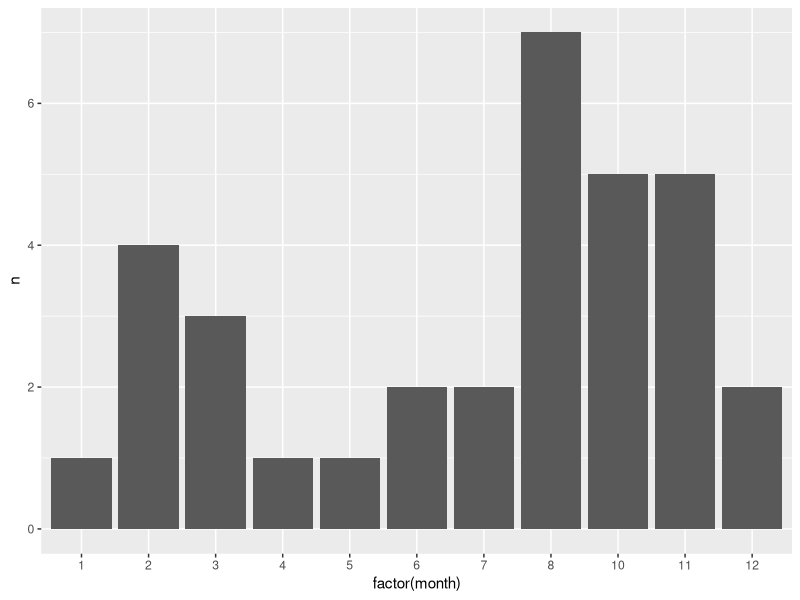
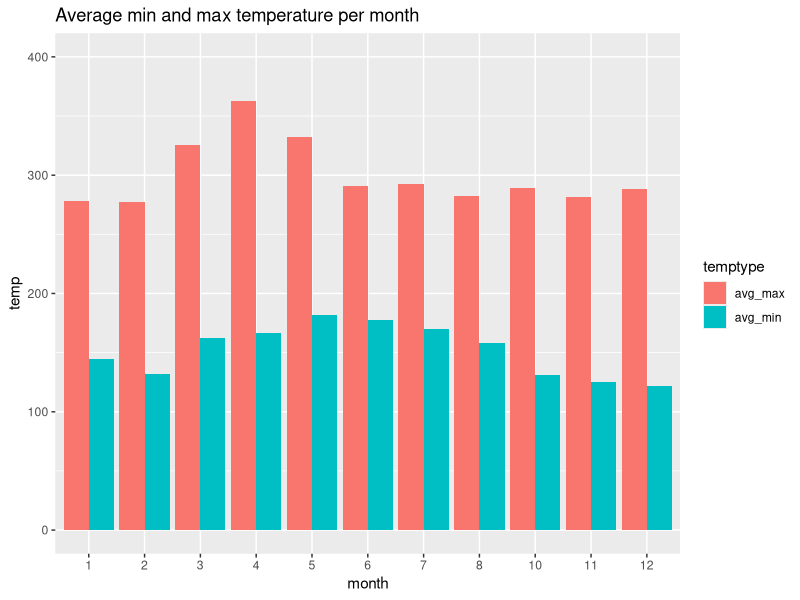
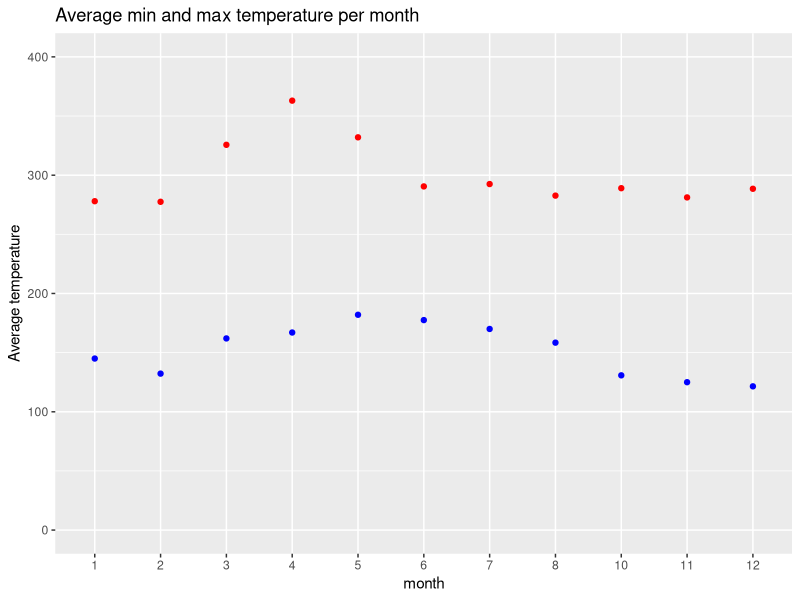
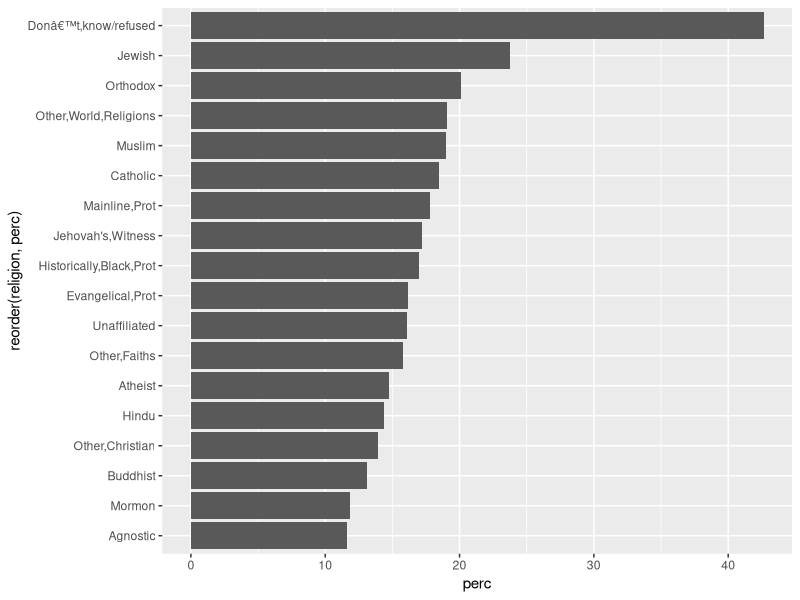
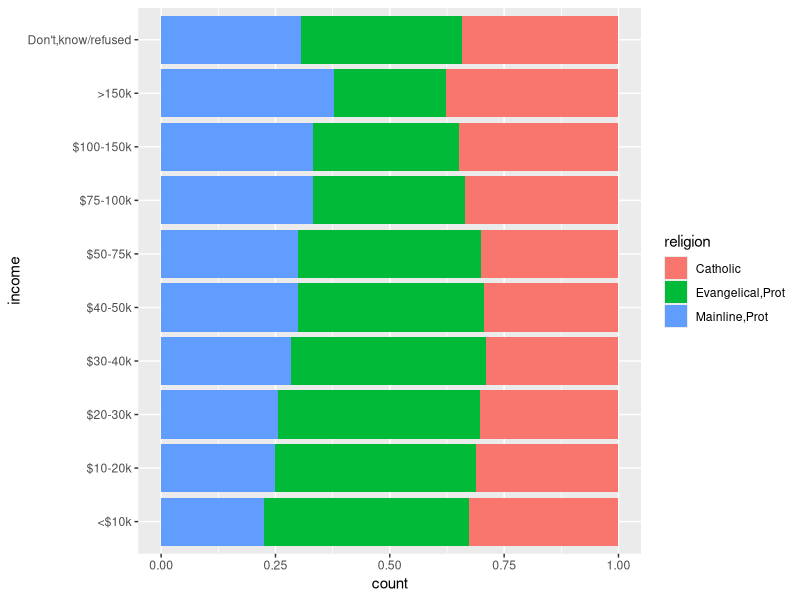

Write the R code that produced these figures, in order.
## ---- chunk 1
library(tidyverse)
## ---- chunk 2
weather <- read_csv(
  "../../datasets/weather.csv",
  col_types = list(
    .default = col_integer(),
    id = col_character(),
    element = col_character()
  )
)
pew <- read_csv(
  "../../datasets/pew.csv",
  col_types = list(
    .default = col_double(),
    religion = col_character()
  )
)
## ---- chunk 3
weather_tidy <- weather %>%
  gather("day", "temperature", d1:d31, na.rm = TRUE) %>%
  spread("element", "temperature") %>%
  separate(day, c("d", "day"), sep = 1) %>%
  select(-d, -id) %>%
  mutate(day = as.numeric(day))
## ---- chunk 4
pew_tidy <- pew %>%
  gather("income", "count", 2:11)
## ---- chunk 5
weather_tidy %>%
  count(month) %>%
  ggplot() +
  geom_bar(aes(factor(month), n), stat = "identity")
## ---- chunk 6
weather_tidy %>%
  group_by(month) %>%
  summarise(avg_min = mean(TMIN),
            avg_max = mean(TMAX)) %>%
  gather("temptype", "temp", 2:3) %>%
  ggplot() +
  geom_bar(
    aes(x=factor(month), y=temp, fill=temptype), 
    position="dodge", stat="identity"
  ) +
  ylim(0, 400) +
  labs(title = "Average min and max temperature per month", x = "month")

weather_tidy %>%
  group_by(month) %>%
  summarise(avg_min = mean(TMIN),
            avg_max = mean(TMAX)) %>%
  ggplot() +
  geom_point(aes(factor(month), avg_min), stat = "identity", color = "blue") +
  geom_point(aes(factor(month), avg_max), stat = "identity", color = "red") +
  ylim(0, 400) +
  labs(title = "Average min and max temperature per month", 
       x = "month", y = "Average temperature")
## ---- chunk 7
pew_tidy %>%
  group_by(religion) %>%
  mutate(
    total = sum(count),
    perc = count / total * 100
  ) %>%
  filter(income == "Don't,know/refused") %>%
  ggplot() +
  geom_bar(aes(reorder(religion, perc), perc), stat = "identity") +
  coord_flip()
## ---- chunk 8
largest_religions <- pew_tidy %>%
  group_by(religion) %>%
  summarise(total = sum(count)) %>%
  arrange(desc(total)) %>%
  slice(1:3) %>%
  pull("religion")

levels <- unique(pew_tidy$income)

pew_tidy %>%
  filter(religion %in% largest_religions) %>%
  mutate(income = factor(income, levels = levels)) %>%
  ggplot() +
  geom_bar(aes(income, count, fill = religion),
           stat = "identity", position = "fill") +
  coord_flip()
